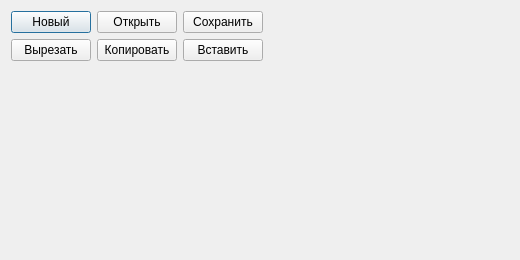
<?xml version="1.0" encoding="UTF-8"?>
<ui version="4.0"><class>Dialog</class><widget class="QDialog" name="Dialog"><property name="geometry"><rect><x>0</x><y>0</y><width>520</width><height>260</height></rect></property><property name="windowTitle"><string>#134 mixed/219_button_panel</string></property><layout class="QVBoxLayout" name="verticalLayout"><property name="leftMargin"><number>11</number></property><property name="topMargin"><number>11</number></property><property name="rightMargin"><number>11</number></property><property name="bottomMargin"><number>11</number></property><property name="spacing"><number>6</number></property><item><layout class="QHBoxLayout" name="row1"><property name="leftMargin"><number>0</number></property><property name="topMargin"><number>0</number></property><property name="rightMargin"><number>0</number></property><property name="bottomMargin"><number>0</number></property><property name="spacing"><number>6</number></property><item><widget class="QPushButton" name="b1"><property name="text"><string>Новый</string></property></widget></item><item><widget class="QPushButton" name="b2"><property name="text"><string>Открыть</string></property></widget></item><item><widget class="QPushButton" name="b3"><property name="text"><string>Сохранить</string></property></widget></item><item><spacer name="horizontalSpacer"><property name="orientation"><enum>Qt::Orientation::Horizontal</enum></property><property name="sizeHint" stdset="0"><size><width>40</width><height>20</height></size></property></spacer></item></layout></item><item><layout class="QHBoxLayout" name="row2"><property name="leftMargin"><number>0</number></property><property name="topMargin"><number>0</number></property><property name="rightMargin"><number>0</number></property><property name="bottomMargin"><number>0</number></property><property name="spacing"><number>6</number></property><item><widget class="QPushButton" name="b4"><property name="text"><string>Вырезать</string></property></widget></item><item><widget class="QPushButton" name="b5"><property name="text"><string>Копировать</string></property></widget></item><item><widget class="QPushButton" name="b6"><property name="text"><string>Вставить</string></property></widget></item><item><spacer name="horizontalSpacer"><property name="orientation"><enum>Qt::Orientation::Horizontal</enum></property><property name="sizeHint" stdset="0"><size><width>40</width><height>20</height></size></property></spacer></item></layout></item><item><spacer name="verticalSpacer"><property name="orientation"><enum>Qt::Orientation::Vertical</enum></property><property name="sizeHint" stdset="0"><size><width>40</width><height>20</height></size></property></spacer></item></layout></widget></ui>
